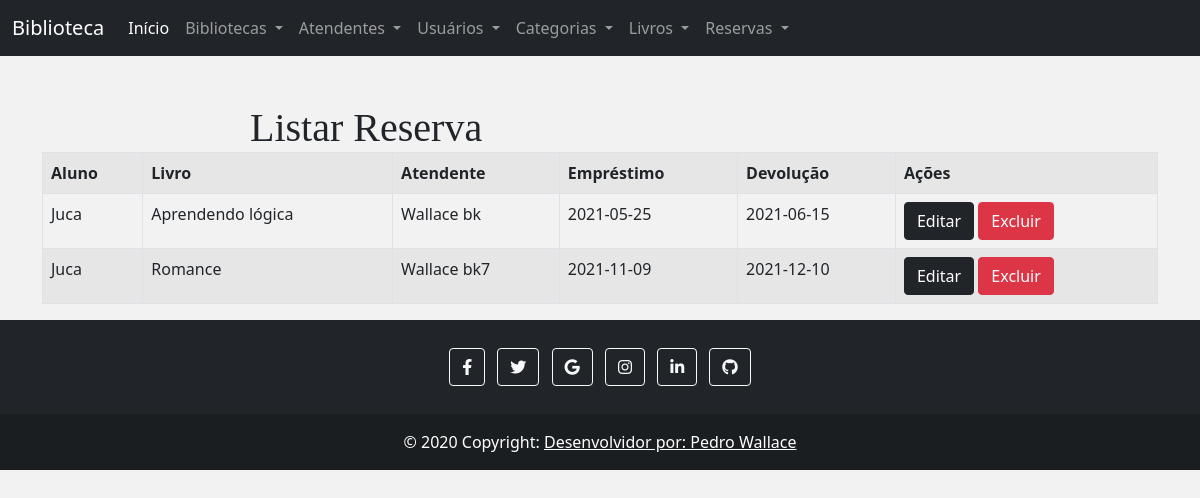
/PROJETO/index.php?page=reserva-listar, run on the app's committed database.
### tables this page shows
CREATE TABLE `reserva` (
  `id_reserva` int(11) NOT NULL,
  `aluno_id_aluno` int(10) UNSIGNED NOT NULL,
  `livro_id_livro` int(10) UNSIGNED NOT NULL,
  `atendente_id_atendente` int(10) UNSIGNED NOT NULL,
  `data_emprestimo` date DEFAULT NULL,
  `data_devolucao` date DEFAULT NULL
);

CREATE TABLE `aluno` (
  `id_aluno` int(10) UNSIGNED NOT NULL,
  `nome_aluno` varchar(100) DEFAULT NULL,
  `email_aluno` varchar(100) DEFAULT NULL,
  `fone_aluno` varchar(20) DEFAULT NULL,
  `rgm_aluno` varchar(10) DEFAULT NULL,
  `data_nasc_aluno` date DEFAULT NULL,
  `genero_aluno` varchar(10) DEFAULT NULL,
  `end_aluno` varchar(100) DEFAULT NULL
);

CREATE TABLE `livro` (
  `id_livro` int(10) UNSIGNED NOT NULL,
  `categoria_id_categoria` int(10) UNSIGNED NOT NULL,
  `titulo_livro` varchar(100) DEFAULT NULL,
  `autor_livro` varchar(100) DEFAULT NULL,
  `editora_livro` varchar(45) DEFAULT NULL,
  `edicao_livro` char(3) DEFAULT NULL,
  `localidade_livro` varchar(20) DEFAULT NULL,
  `ano_livro` year(4) DEFAULT NULL
);

CREATE TABLE `atendente` (
  `id_atendente` int(10) UNSIGNED NOT NULL,
  `biblioteca_id_biblioteca` int(10) UNSIGNED NOT NULL,
  `nome_atendente` varchar(100) DEFAULT NULL
);

### PROJETO/pages/reserva-listar.php (the view)
<h1>Listar Reserva</h1>
<?php
	$sql = "SELECT * FROM reserva AS a
			INNER JOIN aluno AS b
			ON b.id_aluno = a.aluno_id_aluno
            INNER JOIN livro AS d
			ON d.id_livro = a.livro_id_livro
            INNER JOIN atendente AS f
			ON f.id_atendente = a.atendente_id_atendente";
	$res = $conn->query($sql) or die($conn->error);
	$qtd = $res->num_rows;
	if($qtd > 0){
		print "<table class='table table-striped table-hover table-bordered'>";
		print "<tr>";
		print "<th>Aluno</th>";
		print "<th>Livro</th>";
		print "<th>Atendente</th>";
        print "<th>Empréstimo</th>";
        print "<th>Devolução</th>";
        print "<th>Ações</th>";
		print "</tr>";
		while($row = $res->fetch_object()){
			print "<tr>";
			print "<td>".$row->nome_aluno."</td>";
			print "<td>".$row->titulo_livro."</td>";
			print "<td>".$row->nome_atendente."</td>";
            print "<td>".$row->data_emprestimo."</td>";
            print "<td>".$row->data_devolucao."</td>";
			print "<td>
						<button class='btn btn-dark' onclick=\"location.href='?page=reserva-editar&id_reserva=".$row->id_reserva."';\">Editar</button>
						<button class='btn btn-danger' onclick=\"if(confirm('Tem certeza que deseja excluir?')){location.href='?page=reserva-salvar&acao=excluir&id_reserva=".$row->id_reserva."';}else{false;}\">Excluir</button>
				   </td>";
			print "</tr>";
		}
		print "</table>";
	}else{
		print "<div class='alert alert-danger'>Não há resultados</div>"; }

### PROJETO/css/estilo.css (style rules this page uses)
h1 { max-width: 700px; margin: 0 auto; font-family: Impact, fantasy; }

### PROJETO/index.php (style rules this page uses)
body { background-color: #F2F2F2; }

### data on the page
reserva: aluno.nome_aluno "Juca", livro.titulo_livro "Aprendendo lógica", atendente.nome_atendente "Wallace bk", data_emprestimo "2021-05-25", data_devolucao "2021-06-15"
reserva: aluno.nome_aluno "Juca", livro.titulo_livro "Romance", atendente.nome_atendente "Wallace bk7", data_emprestimo "2021-11-09", data_devolucao "2021-12-10"
